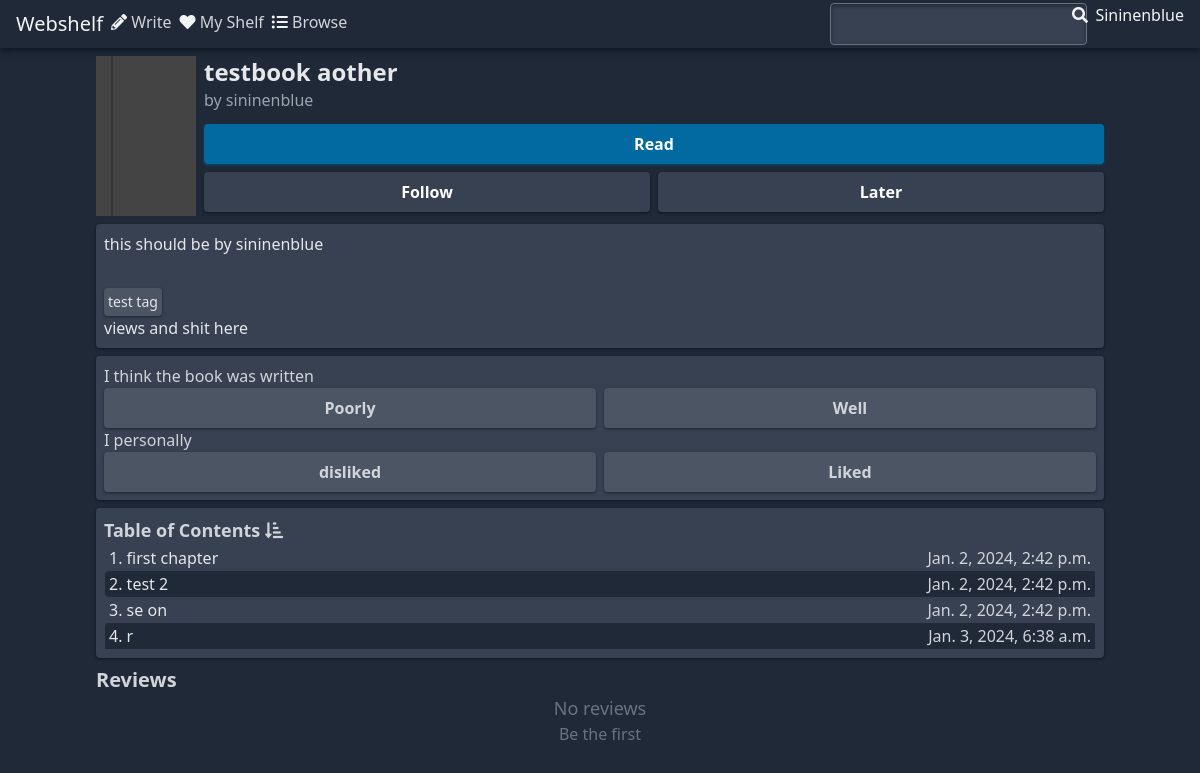
The app's page /book/2/, older data.
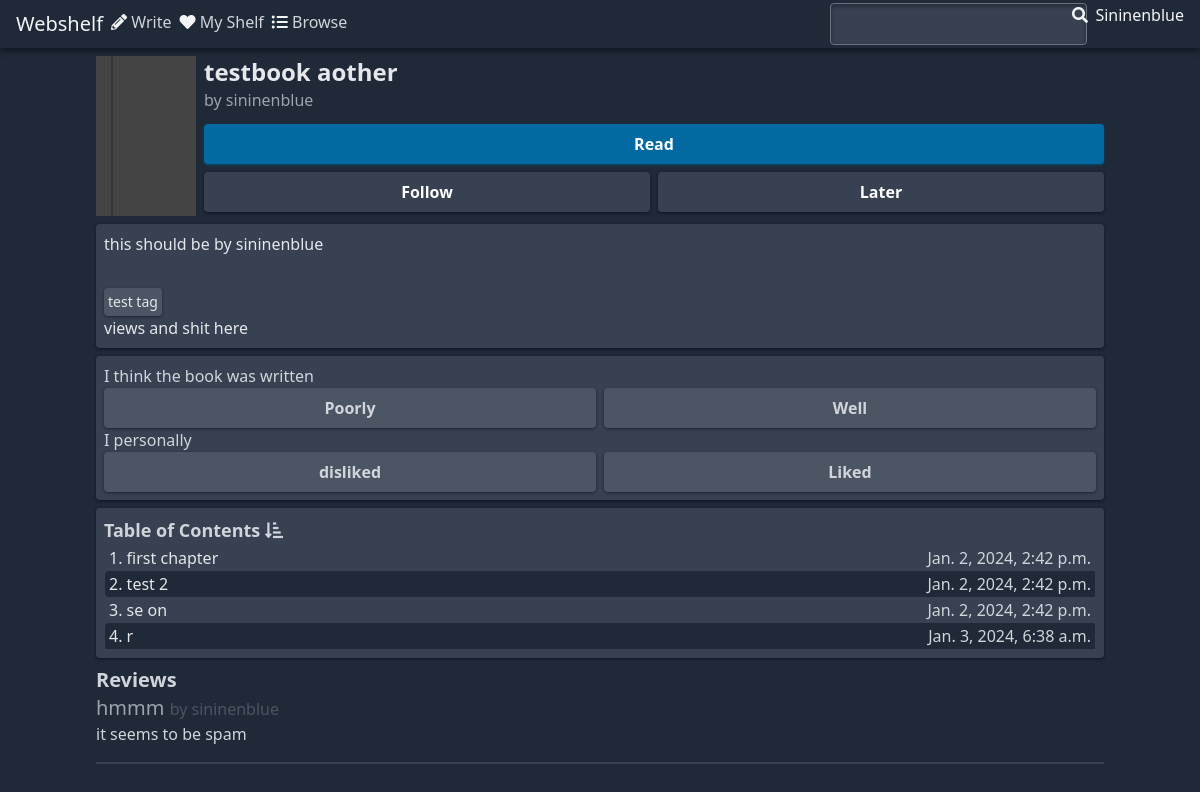
The same page, newer data.
### books/models.py (models this page shows, shortened)
class Book(models.Model):
    author = models.ForeignKey(AuthorProfile, on_delete=models.CASCADE)
    cover = models.ImageField(
        upload_to="covers/",
        height_field="cover_h",
        width_field="cover_w",
        default="covers/cover_default.jpg",
    )
    cover_w = models.IntegerField(default=0)
    cover_h = models.IntegerField(default=0)
    title = models.CharField(max_length=256)
    synopsis = models.TextField(max_length=4096)
    created_date = models.DateTimeField(auto_now_add=True)
    quality_rating = models.IntegerField(default=0)
    popularity_rating = models.IntegerField(default=0)
    words = models.IntegerField(default=0)
    views = models.IntegerField(default=0)
    follows = models.IntegerField(default=0)

class Chapter(models.Model):
    book = models.ForeignKey(Book, on_delete=models.CASCADE, related_name="chapters")
    chapter_number = models.IntegerField()
    created_date = models.DateTimeField(auto_now_add=True)
    title = models.CharField(max_length=256)
    content = models.TextField()

class Review(models.Model):
    author = models.ForeignKey(
        AuthorProfile, on_delete=models.CASCADE, related_name="reviews"
    )
    book = models.ForeignKey(Book, on_delete=models.CASCADE, related_name="reviews")
    title = models.CharField(max_length=256)
    content = models.CharField(max_length=4096)

### desk/models.py (models this page shows)
class AuthorProfile(models.Model):
    user = models.OneToOneField(User, on_delete=models.CASCADE)
    def __str__(self):
        return self.user.username

### books/views.py (the view)
# urls.py: path("<int:book_id>/", views.index, name="index"),
def index(request, book_id):
    current_book = Book.objects.get(pk=book_id)
    context = {
        "book": current_book,
    }
    return render(request, "books/index.html", context)

### books/templates/books/index.html (shortened to what this page needs)
{% extends "base.html" %}
{% block content %}
    <header class="flex p-2">
        {% load static %}
        <img class="self-center h-40"
             height="160"
             width="100"
             alt="book cover"
             src="{% static book.cover.url %}">
        <div class="flex flex-col gap-2 ml-2 w-full">
            <hgroup class="mb-1">
                <h1 class="text-2xl font-semibold text-gray-200">{{ book.title }}</h1>
                <p class="text-gray-400">by {{ book.author }}</p>
            </hgroup>
            <button class="py-2 px-1 font-semibold text-white rounded shadow shadow-sky-900 bg-sky-700 hover:bg-sky-600">
                Read
            </button>
            <div class="flex gap-2 justify-between">
                <form class="w-full">
                    <label for="follow"
                           class="block py-2 px-1 w-full font-semibold text-center text-white bg-gray-700 rounded shadow hover:bg-gray-600 peer-checked:bg-sky-700 peer-checked:shadow-sky-800 shadow-gray-900">
                        Follow
                    </label>
                </form>
                <form class="w-full">
                    <label for="later"
                           class="block py-2 px-1 w-full font-semibold text-center text-white bg-gray-700 rounded shadow hover:bg-gray-600 peer-checked:bg-sky-700 peer-checked:shadow-sky-800 shadow-gray-900">
                        Later
                    </label>
                </form>
            </div>
        </div>
    </header>
    <section class="p-2 mx-2 mb-2 text-gray-200 bg-gray-700 rounded shadow shadow-gray-900">
        <div class="overflow-hidden mb-8 max-h-24">
            <p>{{ book.synopsis }}</p>
        </div>
        <div class="flex text-gray-200">
            <p class="p-1 text-sm bg-gray-600 rounded shadow shadow-gray-800">test tag</p>
        </div>
        <div clas="flex">
            <p>views and shit here</p>
        </div>
    </section>
    <section class="p-2 mx-2 mb-2 bg-gray-700 rounded shadow shadow-gray-900">
        <form>
            <fieldset class="flex gap-2">
                <legend class="text-gray-300 text-semibold">I think the book was written</legend>
                <label class="block py-2 px-1 w-full font-semibold text-center text-gray-300 bg-gray-600 rounded shadow peer-checked/poorly:bg-sky-700 peer-checked/poorly:shadow-sky-800 shadow-gray-800"
                       for="poorly">Poorly</label>
                <label class="block py-2 px-1 w-full font-semibold text-center text-gray-300 bg-gray-600 rounded shadow peer-checked/well:bg-sky-700 peer-checked/well:shadow-sky-800 shadow-gray-800"
                       for="well">Well</label>
            </fieldset>
            <fieldset class="flex gap-2">
                <legend class="text-gray-300 text-semibold">I personally</legend>
                <label class="block py-2 px-1 w-full font-semibold text-center text-gray-300 bg-gray-600 rounded shadow peer-checked/disliked:bg-sky-700 peer-checked/disliked:shadow-sky-800 shadow-gray-800"
                       for="disliked">disliked</label>
                <label class="block py-2 px-1 w-full font-semibold text-center text-gray-300 bg-gray-600 rounded shadow peer-checked/liked:bg-sky-700 peer-checked/liked:shadow-sky-800 shadow-gray-800"
                       for="liked">Liked</label>
            </fieldset>
        </form>
    </section>
    <section class="p-2 mx-2 bg-gray-700 rounded shadow shadow-gray-900">
        <h1 class="text-lg font-semibold text-gray-300">
            Table of Contents <i class="fas fa-sort-amount-down-alt"></i>
        </h1>
        <table class="w-full border border-gray-700 border-collapse">
            <tbody>
                {% for chapter in book.chapters.all %}
                    <tr class="[&:nth-child(even)_td]:bg-gray-800">
                        <td class="pl-1 text-left text-gray-200 rounded-l">
                            <a href="{% url 'books:read_chapter' book.id chapter.chapter_number %}">{{ chapter.chapter_number }}. {{ chapter.title }}</a>
                        </td>
                        <td class="pr-1 text-right text-gray-300 rounded-r">
                            <p>{{ chapter.created_date }}</p>
                        </td>
                    </tr>
                {% endfor %}
            </tbody>
        </table>
    </section>
    <section class="m-2 text-gray-300">
        <h1 class="text-xl font-semibold">Reviews</h1>
        {% if book.reviews.all %}
            {% for review in book.reviews.all %}
                <div class="pb-4 border-b-2 border-gray-700">
                    <h1 class="text-xl text-gray-400">
                        {{ review.title }} <span class="text-base text-gray-600">by {{ review.author }}</span>
                    </h1>
                    <p>{{ review.content }}</p>
                </div>
            {% endfor %}
        {% else %}
            <div class="text-center text-gray-500">
                <p class="text-lg">No reviews</p>
                <p>Be the first</p>
            </div>
        {% endif %}
    </section>
{% endblock %}

### templates/base.html (shortened to what this page needs)
<!doctype html>
<html lang="en">
  {% load static %}
  <head>
    <link href="{% static 'css/output.css' %}" rel="stylesheet" />
    <link href="{% static 'fontawesome/all.min.css' %}" rel="stylesheet" />
  </head>
  <body class="bg-gray-800">
    <nav
      id="main-nav"
      class="flex h-12 items-center bg-gray-800 px-4 text-gray-100 shadow-md shadow-gray-900"
    >
      <div class="flex gap-2">
        <a href="{% url 'shelf:index' %}" class="text-xl">Webshelf</a>
        <a href="{% url 'desk:dashboard' %}"
          ><i class="fas fa-pencil-alt"></i>
          <span class="hidden text-gray-300 sm:hidden md:inline">Write</span></a
        >
        <a href="#"
          ><i class="fas fa-heart"></i>
          <span class="hidden text-gray-300 sm:hidden md:inline"
            >My Shelf</span
          ></a
        >
        <a href=""
          ><i class="fas fa-list-ul"></i>
          <span class="hidden text-gray-300 sm:hidden md:inline"
            >Browse</span
          ></a
        >
      </div>
      <div class="ml-auto flex gap-2">
        <form class="flex">
          <input
            class="hidden bg-gray-700 sm:hidden md:inline rounded shadow-inner shadow-gray-800"
            type="search"
            id="search"
          >
          <button
            class="absolute right-28 hidden md:inline"
            type="submit"
          >
            <i class="fas fa-search"></i>
          </button>
        </form>
        <a>Sininenblue</a>
      </div>
    </nav>
    <main class="mx-auto max-w-screen-lg">
      {% block content %}{% endblock %}
    </main>
  </body>
</html>

Row changes from the older to the newer data that the page shows:
added Review: title "hmmm", author "sininenblue", content "it seems to be spam"
Text that changed along with them:
text no longer shown: "No reviews Be the first"
